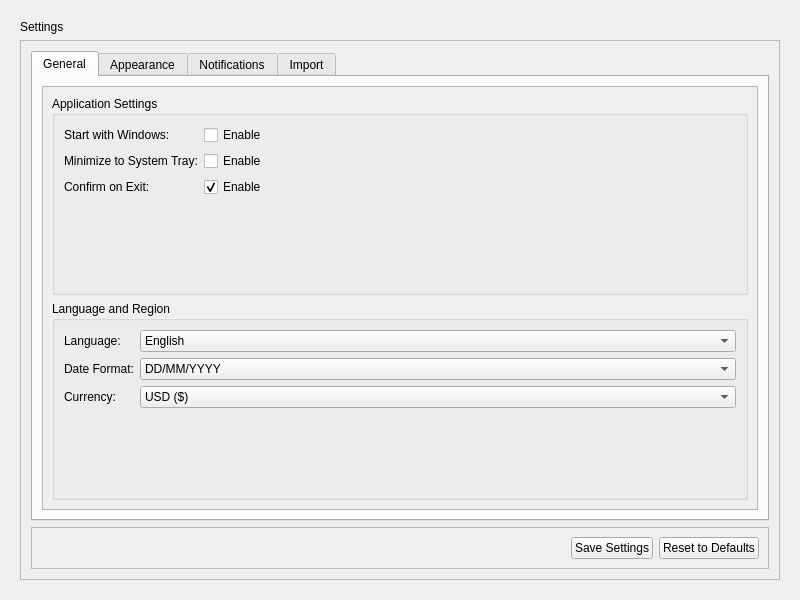
<?xml version="1.0" encoding="UTF-8"?>
<ui version="4.0">
 <class>SettingScreen</class>
 <widget class="QWidget" name="SettingScreen">
  <property name="geometry">
   <rect>
    <x>0</x>
    <y>0</y>
    <width>800</width>
    <height>600</height>
   </rect>
  </property>
  <property name="windowTitle">
   <string>Settings</string>
  </property>
  <layout class="QVBoxLayout" name="mainLayout">
   <property name="leftMargin">
    <number>20</number>
   </property>
   <property name="topMargin">
    <number>20</number>
   </property>
   <property name="rightMargin">
    <number>20</number>
   </property>
   <property name="bottomMargin">
    <number>20</number>
   </property>
   <item>
    <widget class="QLabel" name="titleLabel">
     <property name="text">
      <string>Settings</string>
     </property>
     <property name="alignment">
      <set>Qt::AlignmentFlag::AlignLeading|Qt::AlignmentFlag::AlignLeft|Qt::AlignmentFlag::AlignTop</set>
     </property>
    </widget>
   </item>
   <item>
    <widget class="QFrame" name="centralFrame">
     <property name="frameShape">
      <enum>QFrame::Shape::StyledPanel</enum>
     </property>
     <property name="frameShadow">
      <enum>QFrame::Shadow::Raised</enum>
     </property>
     <layout class="QVBoxLayout" name="frameLayout">
      <property name="leftMargin">
       <number>10</number>
      </property>
      <property name="topMargin">
       <number>10</number>
      </property>
      <property name="rightMargin">
       <number>10</number>
      </property>
      <property name="bottomMargin">
       <number>10</number>
      </property>
      <item>
       <widget class="QTabWidget" name="settingTabs">
        <property name="currentIndex">
         <number>0</number>
        </property>
        <widget class="QWidget" name="generalTab">
         <attribute name="title">
          <string>General</string>
         </attribute>
         <layout class="QVBoxLayout" name="generalLayout">
          <item>
           <widget class="QScrollArea" name="generalScrollArea">
            <property name="widgetResizable">
             <bool>true</bool>
            </property>
            <widget class="QWidget" name="generalScrollContent">
             <property name="geometry">
              <rect>
               <x>0</x>
               <y>0</y>
               <width>712</width>
               <height>417</height>
              </rect>
             </property>
             <layout class="QVBoxLayout" name="generalContentLayout">
              <item>
               <widget class="QGroupBox" name="applicationGroup">
                <property name="title">
                 <string>Application Settings</string>
                </property>
                <layout class="QFormLayout" name="applicationFormLayout">
                 <item row="0" column="0">
                  <widget class="QLabel" name="autoStartLabel">
                   <property name="text">
                    <string>Start with Windows:</string>
                   </property>
                  </widget>
                 </item>
                 <item row="0" column="1">
                  <widget class="QCheckBox" name="autoStartCheckBox">
                   <property name="text">
                    <string>Enable</string>
                   </property>
                  </widget>
                 </item>
                 <item row="1" column="0">
                  <widget class="QLabel" name="minimizeToTrayLabel">
                   <property name="text">
                    <string>Minimize to System Tray:</string>
                   </property>
                  </widget>
                 </item>
                 <item row="1" column="1">
                  <widget class="QCheckBox" name="minimizeToTrayCheckBox">
                   <property name="text">
                    <string>Enable</string>
                   </property>
                  </widget>
                 </item>
                 <item row="2" column="0">
                  <widget class="QLabel" name="confirmExitLabel">
                   <property name="text">
                    <string>Confirm on Exit:</string>
                   </property>
                  </widget>
                 </item>
                 <item row="2" column="1">
                  <widget class="QCheckBox" name="confirmExitCheckBox">
                   <property name="text">
                    <string>Enable</string>
                   </property>
                   <property name="checked">
                    <bool>true</bool>
                   </property>
                  </widget>
                 </item>
                </layout>
               </widget>
              </item>
              <item>
               <widget class="QGroupBox" name="languageGroup">
                <property name="title">
                 <string>Language and Region</string>
                </property>
                <layout class="QFormLayout" name="languageFormLayout">
                 <item row="0" column="0">
                  <widget class="QLabel" name="languageLabel">
                   <property name="text">
                    <string>Language:</string>
                   </property>
                  </widget>
                 </item>
                 <item row="0" column="1">
                  <widget class="QComboBox" name="languageComboBox">
                   <item>
                    <property name="text">
                     <string>English</string>
                    </property>
                   </item>
                   <item>
                    <property name="text">
                     <string>Spanish</string>
                    </property>
                   </item>
                   <item>
                    <property name="text">
                     <string>French</string>
                    </property>
                   </item>
                  </widget>
                 </item>
                 <item row="1" column="0">
                  <widget class="QLabel" name="dateFormatLabel">
                   <property name="text">
                    <string>Date Format:</string>
                   </property>
                  </widget>
                 </item>
                 <item row="1" column="1">
                  <widget class="QComboBox" name="dateFormatComboBox">
                   <item>
                    <property name="text">
                     <string>DD/MM/YYYY</string>
                    </property>
                   </item>
                   <item>
                    <property name="text">
                     <string>MM/DD/YYYY</string>
                    </property>
                   </item>
                   <item>
                    <property name="text">
                     <string>YYYY-MM-DD</string>
                    </property>
                   </item>
                  </widget>
                 </item>
                 <item row="2" column="0">
                  <widget class="QLabel" name="currencyLabel">
                   <property name="text">
                    <string>Currency:</string>
                   </property>
                  </widget>
                 </item>
                 <item row="2" column="1">
                  <widget class="QComboBox" name="currencyComboBox">
                   <item>
                    <property name="text">
                     <string>USD ($)</string>
                    </property>
                   </item>
                   <item>
                    <property name="text">
                     <string>EUR (€)</string>
                    </property>
                   </item>
                   <item>
                    <property name="text">
                     <string>GBP (£)</string>
                    </property>
                   </item>
                  </widget>
                 </item>
                </layout>
               </widget>
              </item>
             </layout>
            </widget>
           </widget>
          </item>
         </layout>
        </widget>
        <widget class="QWidget" name="appearanceTab">
         <attribute name="title">
          <string>Appearance</string>
         </attribute>
         <layout class="QVBoxLayout" name="appearanceLayout">
          <item>
           <widget class="QScrollArea" name="appearanceScrollArea">
            <property name="widgetResizable">
             <bool>true</bool>
            </property>
            <widget class="QWidget" name="appearanceScrollContent">
             <property name="geometry">
              <rect>
               <x>0</x>
               <y>0</y>
               <width>712</width>
               <height>417</height>
              </rect>
             </property>
             <layout class="QVBoxLayout" name="appearanceContentLayout">
              <item>
               <widget class="QGroupBox" name="themeGroup">
                <property name="title">
                 <string>Theme Settings</string>
                </property>
                <layout class="QFormLayout" name="themeFormLayout">
                 <item row="0" column="0">
                  <widget class="QLabel" name="themeLabel">
                   <property name="text">
                    <string>Theme:</string>
                   </property>
                  </widget>
                 </item>
                 <item row="0" column="1">
                  <widget class="QComboBox" name="themeComboBox">
                   <item>
                    <property name="text">
                     <string>Default</string>
                    </property>
                   </item>
                   <item>
                    <property name="text">
                     <string>Dark</string>
                    </property>
                   </item>
                   <item>
                    <property name="text">
                     <string>Light</string>
                    </property>
                   </item>
                  </widget>
                 </item>
                 <item row="1" column="0">
                  <widget class="QLabel" name="fontSizeLabel">
                   <property name="text">
                    <string>Font Size:</string>
                   </property>
                  </widget>
                 </item>
                 <item row="1" column="1">
                  <widget class="QSpinBox" name="fontSizeSpinBox">
                   <property name="minimum">
                    <number>8</number>
                   </property>
                   <property name="maximum">
                    <number>24</number>
                   </property>
                   <property name="value">
                    <number>10</number>
                   </property>
                  </widget>
                 </item>
                </layout>
               </widget>
              </item>
              <item>
               <widget class="QGroupBox" name="displayGroup">
                <property name="title">
                 <string>Display Settings</string>
                </property>
                <layout class="QFormLayout" name="displayFormLayout">
                 <item row="0" column="0">
                  <widget class="QLabel" name="showToolTipsLabel">
                   <property name="text">
                    <string>Show Tooltips:</string>
                   </property>
                  </widget>
                 </item>
                 <item row="0" column="1">
                  <widget class="QCheckBox" name="showToolTipsCheckBox">
                   <property name="text">
                    <string>Enable</string>
                   </property>
                   <property name="checked">
                    <bool>true</bool>
                   </property>
                  </widget>
                 </item>
                 <item row="1" column="0">
                  <widget class="QLabel" name="showIconsLabel">
                   <property name="text">
                    <string>Show Icons in Menus:</string>
                   </property>
                  </widget>
                 </item>
                 <item row="1" column="1">
                  <widget class="QCheckBox" name="showIconsCheckBox">
                   <property name="text">
                    <string>Enable</string>
                   </property>
                   <property name="checked">
                    <bool>true</bool>
                   </property>
                  </widget>
                 </item>
                </layout>
               </widget>
              </item>
             </layout>
            </widget>
           </widget>
          </item>
         </layout>
        </widget>
        <widget class="QWidget" name="notificationsTab">
         <attribute name="title">
          <string>Notifications</string>
         </attribute>
         <layout class="QVBoxLayout" name="notificationsLayout">
          <item>
           <widget class="QScrollArea" name="notificationsScrollArea">
            <property name="widgetResizable">
             <bool>true</bool>
            </property>
            <widget class="QWidget" name="notificationsScrollContent">
             <property name="geometry">
              <rect>
               <x>0</x>
               <y>0</y>
               <width>712</width>
               <height>417</height>
              </rect>
             </property>
             <layout class="QVBoxLayout" name="notificationsContentLayout">
              <item>
               <widget class="QGroupBox" name="alertsGroup">
                <property name="title">
                 <string>Alert Settings</string>
                </property>
                <layout class="QFormLayout" name="alertsFormLayout">
                 <item row="0" column="0">
                  <widget class="QLabel" name="enableAlertsLabel">
                   <property name="text">
                    <string>Enable Alerts:</string>
                   </property>
                  </widget>
                 </item>
                 <item row="0" column="1">
                  <widget class="QCheckBox" name="enableAlertsCheckBox">
                   <property name="text">
                    <string>Enable</string>
                   </property>
                   <property name="checked">
                    <bool>true</bool>
                   </property>
                  </widget>
                 </item>
                 <item row="1" column="0">
                  <widget class="QLabel" name="maintenanceAlertsLabel">
                   <property name="text">
                    <string>Maintenance Alerts:</string>
                   </property>
                  </widget>
                 </item>
                 <item row="1" column="1">
                  <widget class="QCheckBox" name="maintenanceAlertsCheckBox">
                   <property name="text">
                    <string>Enable</string>
                   </property>
                   <property name="checked">
                    <bool>true</bool>
                   </property>
                  </widget>
                 </item>
                 <item row="2" column="0">
                  <widget class="QLabel" name="deprecationAlertsLabel">
                   <property name="text">
                    <string>End of Useful Life Alerts:</string>
                   </property>
                  </widget>
                 </item>
                 <item row="2" column="1">
                  <widget class="QCheckBox" name="deprecationAlertsCheckBox">
                   <property name="text">
                    <string>Enable</string>
                   </property>
                   <property name="checked">
                    <bool>true</bool>
                   </property>
                  </widget>
                 </item>
                 <item row="3" column="0">
                  <widget class="QLabel" name="alertDaysLabel">
                   <property name="text">
                    <string>Alert Days Before:</string>
                   </property>
                  </widget>
                 </item>
                 <item row="3" column="1">
                  <widget class="QSpinBox" name="alertDaysSpinBox">
                   <property name="minimum">
                    <number>1</number>
                   </property>
                   <property name="maximum">
                    <number>365</number>
                   </property>
                   <property name="value">
                    <number>30</number>
                   </property>
                  </widget>
                 </item>
                </layout>
               </widget>
              </item>
              <item>
               <widget class="QGroupBox" name="emailGroup">
                <property name="title">
                 <string>Email Notifications</string>
                </property>
                <layout class="QFormLayout" name="emailFormLayout">
                 <item row="0" column="0">
                  <widget class="QLabel" name="enableEmailLabel">
                   <property name="text">
                    <string>Enable Email Notifications:</string>
                   </property>
                  </widget>
                 </item>
                 <item row="0" column="1">
                  <widget class="QCheckBox" name="enableEmailCheckBox">
                   <property name="text">
                    <string>Enable</string>
                   </property>
                  </widget>
                 </item>
                 <item row="1" column="0">
                  <widget class="QLabel" name="emailAddressLabel">
                   <property name="text">
                    <string>Email Address:</string>
                   </property>
                  </widget>
                 </item>
                 <item row="1" column="1">
                  <widget class="QLineEdit" name="emailAddressLineEdit">
                   <property name="placeholderText">
                    <string>Enter email address</string>
                   </property>
                  </widget>
                 </item>
                </layout>
               </widget>
              </item>
             </layout>
            </widget>
           </widget>
          </item>
         </layout>
        </widget>
        <widget class="QWidget" name="importTab">
         <attribute name="title">
          <string>Import</string>
         </attribute>
         <layout class="QVBoxLayout" name="importLayout">
          <item>
           <widget class="QScrollArea" name="importScrollArea">
            <property name="widgetResizable">
             <bool>true</bool>
            </property>
            <widget class="QWidget" name="importScrollContent">
             <property name="geometry">
              <rect>
               <x>0</x>
               <y>0</y>
               <width>712</width>
               <height>417</height>
              </rect>
             </property>
             <layout class="QVBoxLayout" name="importContentLayout">
              <item>
               <widget class="QGroupBox" name="importGroup">
                <property name="title">
                 <string>Import Data</string>
                </property>
                <layout class="QVBoxLayout" name="importFormLayout">
                 <item>
                  <widget class="QLabel" name="importInstructionsLabel">
                   <property name="maximumSize">
                    <size>
                     <width>16777215</width>
                     <height>16777215</height>
                    </size>
                   </property>
                   <property name="text">
                    <string>Import data from CSV or Excel (XLSX) files.</string>
                   </property>
                   <property name="wordWrap">
                    <bool>true</bool>
                   </property>
                  </widget>
                 </item>
                 <item>
                  <layout class="QHBoxLayout" name="fileSelectLayout">
                   <item>
                    <widget class="QLineEdit" name="importFilePathInput">
                     <property name="readOnly">
                      <bool>true</bool>
                     </property>
                     <property name="placeholderText">
                      <string>Select a file to import...</string>
                     </property>
                    </widget>
                   </item>
                   <item>
                    <widget class="QPushButton" name="browseImportBtn">
                     <property name="text">
                      <string>Browse</string>
                     </property>
                    </widget>
                   </item>
                  </layout>
                 </item>
                 <item>
                  <widget class="QCheckBox" name="headerRowCheckBox">
                   <property name="text">
                    <string>First row contains headers</string>
                   </property>
                   <property name="checked">
                    <bool>true</bool>
                   </property>
                  </widget>
                 </item>
                 <item>
                  <widget class="QPushButton" name="importDataBtn">
                   <property name="text">
                    <string>Import Data</string>
                   </property>
                  </widget>
                 </item>
                                 <item>
                                    <widget class="QProgressBar" name="importProgressBar">
                                     <property name="minimum">
                                        <number>0</number>
                                     </property>
                                     <property name="maximum">
                                        <number>100</number>
                                     </property>
                                     <property name="value">
                                        <number>0</number>
                                     </property>
                                    </widget>
                                 </item>
                                 <item>
                                    <widget class="QTableWidget" name="importPreviewTable">
                                     <property name="minimumSize">
                                        <size>
                                         <width>600</width>
                                         <height>180</height>
                                        </size>
                                     </property>
                                     <property name="rowCount">
                                        <number>0</number>
                                     </property>
                                     <property name="columnCount">
                                        <number>0</number>
                                     </property>
                                    </widget>
                                 </item>
                                 <item>
                                    <widget class="QFrame" name="importSummaryFrame">
                                     <property name="frameShape">
                                        <enum>QFrame::Shape::StyledPanel</enum>
                                     </property>
                                     <layout class="QHBoxLayout" name="importSummaryLayout">
                                        <item>
                                         <widget class="QLabel" name="importSuccessLabel">
                                            <property name="text">
                                             <string>Success: 0</string>
                                            </property>
                                         </widget>
                                        </item>
                                        <item>
                                         <widget class="QLabel" name="importFailedLabel">
                                            <property name="text">
                                             <string>Failed: 0</string>
                                            </property>
                                         </widget>
                                        </item>
                                        <item>
                                         <spacer name="importSummarySpacer">
                                            <property name="orientation">
                                             <enum>Qt::Orientation::Horizontal</enum>
                                            </property>
                                            <property name="sizeHint" stdset="0">
                                             <size>
                                                <width>40</width>
                                                <height>20</height>
                                             </size>
                                            </property>
                                         </spacer>
                                        </item>
                                        <item>
                                         <widget class="QLabel" name="importPercentLabel">
                                            <property name="text">
                                             <string>0%</string>
                                            </property>
                                         </widget>
                                        </item>
                                     </layout>
                                    </widget>
                                 </item>
                                 <item>
                                    <widget class="QLabel" name="importStatusLabel">
                                     <property name="text">
                                        <string/>
                                     </property>
                                     <property name="wordWrap">
                                        <bool>true</bool>
                                     </property>
                                    </widget>
                                 </item>
                </layout>
               </widget>
              </item>
             </layout>
            </widget>
           </widget>
          </item>
         </layout>
        </widget>
       </widget>
      </item>
      <item>
       <widget class="QFrame" name="buttonFrame">
        <property name="frameShape">
         <enum>QFrame::Shape::StyledPanel</enum>
        </property>
        <layout class="QHBoxLayout" name="buttonLayout">
         <item>
          <spacer name="buttonSpacer">
           <property name="orientation">
            <enum>Qt::Orientation::Horizontal</enum>
           </property>
           <property name="sizeHint" stdset="0">
            <size>
             <width>40</width>
             <height>20</height>
            </size>
           </property>
          </spacer>
         </item>
         <item>
          <widget class="QPushButton" name="saveBtn">
           <property name="text">
            <string>Save Settings</string>
           </property>
          </widget>
         </item>
         <item>
          <widget class="QPushButton" name="resetBtn">
           <property name="text">
            <string>Reset to Defaults</string>
           </property>
          </widget>
         </item>
        </layout>
       </widget>
      </item>
     </layout>
    </widget>
   </item>
  </layout>
 </widget>
 <resources/>
 <connections/>
</ui>
